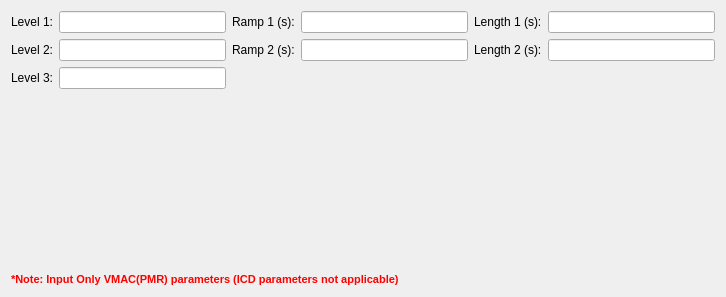
<?xml version="1.0" encoding="UTF-8"?>
<ui version="4.0">
 <class>GTAEquationTrapeWidget</class>
 <widget class="QWidget" name="GTAEquationTrapeWidget">
  <property name="geometry">
   <rect>
    <x>0</x>
    <y>0</y>
    <width>726</width>
    <height>297</height>
   </rect>
  </property>
  <property name="windowTitle">
   <string>Form</string>
  </property>
  <layout class="QGridLayout" name="gridLayout">
   <item row="0" column="0">
    <widget class="QLabel" name="label">
     <property name="text">
      <string>Level 1:</string>
     </property>
    </widget>
   </item>
   <item row="0" column="1">
    <widget class="QLineEdit" name="Level1LE"/>
   </item>
   <item row="0" column="2">
    <widget class="QLabel" name="label_2">
     <property name="text">
      <string>Ramp 1 (s):</string>
     </property>
    </widget>
   </item>
   <item row="0" column="3">
    <widget class="QLineEdit" name="Ramp1LE"/>
   </item>
   <item row="0" column="4">
    <widget class="QLabel" name="label_3">
     <property name="text">
      <string>Length 1 (s):</string>
     </property>
    </widget>
   </item>
   <item row="0" column="5">
    <widget class="QLineEdit" name="Length1LE">
     <property name="text">
      <string/>
     </property>
    </widget>
   </item>
   <item row="1" column="0">
    <widget class="QLabel" name="label_4">
     <property name="text">
      <string>Level 2:</string>
     </property>
    </widget>
   </item>
   <item row="1" column="1">
    <widget class="QLineEdit" name="Level2LE"/>
   </item>
   <item row="1" column="2">
    <widget class="QLabel" name="label_5">
     <property name="text">
      <string>Ramp 2 (s):</string>
     </property>
    </widget>
   </item>
   <item row="1" column="3">
    <widget class="QLineEdit" name="Ramp2LE"/>
   </item>
   <item row="1" column="4">
    <widget class="QLabel" name="label_6">
     <property name="text">
      <string>Length 2 (s):</string>
     </property>
    </widget>
   </item>
   <item row="1" column="5">
    <widget class="QLineEdit" name="Length2LE">
     <property name="text">
      <string/>
     </property>
    </widget>
   </item>
   <item row="2" column="0">
    <widget class="QLabel" name="label_7">
     <property name="text">
      <string>Level 3:</string>
     </property>
    </widget>
   </item>
   <item row="2" column="1">
    <widget class="QLineEdit" name="Level3LE"/>
   </item>
   <item row="3" column="0" colspan="6">
    <widget class="QLabel" name="ImageLabel">
     <property name="text">
      <string/>
     </property>
     <property name="pixmap">
      <pixmap resource="../resource.qrc">:/images/forms/img/EQUATION_TRAPEZE.png</pixmap>
     </property>
     <property name="scaledContents">
      <bool>true</bool>
     </property>
    </widget>
   </item>
   <item row="4" column="0" colspan="5">
    <widget class="QLabel" name="NoteLabel">
     <property name="sizePolicy">
      <sizepolicy hsizetype="Preferred" vsizetype="Fixed">
       <horstretch>0</horstretch>
       <verstretch>0</verstretch>
      </sizepolicy>
     </property>
     <property name="palette">
      <palette>
       <active>
        <colorrole role="WindowText">
         <brush brushstyle="SolidPattern">
          <color alpha="255">
           <red>255</red>
           <green>0</green>
           <blue>0</blue>
          </color>
         </brush>
        </colorrole>
        <colorrole role="Text">
         <brush brushstyle="SolidPattern">
          <color alpha="255">
           <red>0</red>
           <green>0</green>
           <blue>0</blue>
          </color>
         </brush>
        </colorrole>
       </active>
       <inactive>
        <colorrole role="WindowText">
         <brush brushstyle="SolidPattern">
          <color alpha="255">
           <red>255</red>
           <green>0</green>
           <blue>0</blue>
          </color>
         </brush>
        </colorrole>
        <colorrole role="Text">
         <brush brushstyle="SolidPattern">
          <color alpha="255">
           <red>0</red>
           <green>0</green>
           <blue>0</blue>
          </color>
         </brush>
        </colorrole>
       </inactive>
       <disabled>
        <colorrole role="WindowText">
         <brush brushstyle="SolidPattern">
          <color alpha="255">
           <red>120</red>
           <green>120</green>
           <blue>120</blue>
          </color>
         </brush>
        </colorrole>
        <colorrole role="Text">
         <brush brushstyle="SolidPattern">
          <color alpha="255">
           <red>120</red>
           <green>120</green>
           <blue>120</blue>
          </color>
         </brush>
        </colorrole>
       </disabled>
      </palette>
     </property>
     <property name="font">
      <font>
       <pointsize>8</pointsize>
       <weight>75</weight>
       <bold>true</bold>
      </font>
     </property>
     <property name="text">
      <string>*Note: Input Only VMAC(PMR) parameters (ICD parameters not applicable)</string>
     </property>
    </widget>
   </item>
  </layout>
 </widget>
 <resources>
  <include location="../resource.qrc"/>
 </resources>
 <connections/>
</ui>
